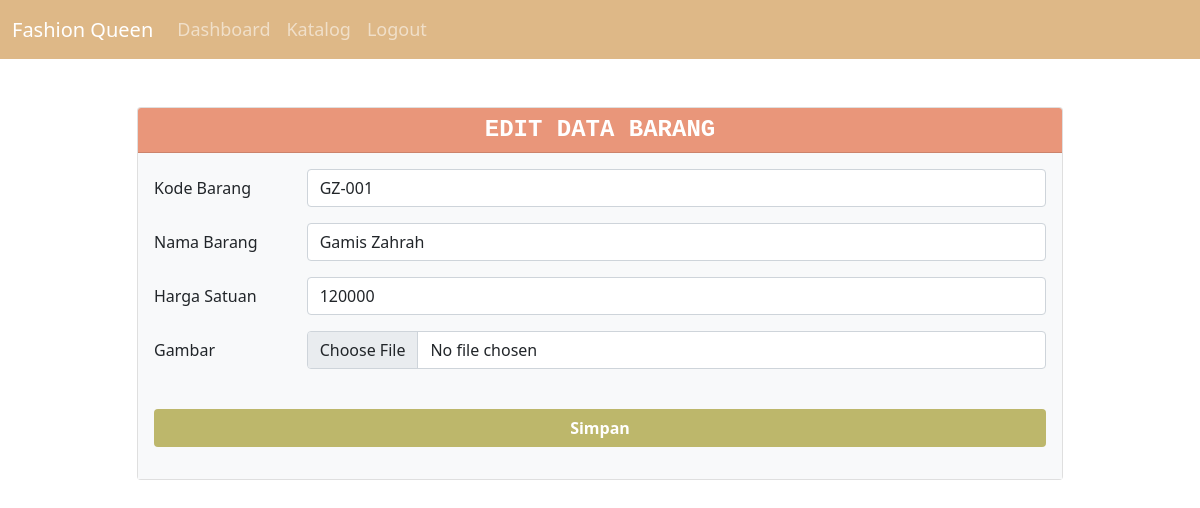
The page /EditData.php?id=3 on the database its author committed.
### tables this page shows
CREATE TABLE `barang` (
  `id` int(11) NOT NULL,
  `kode_barang` varchar(10) NOT NULL,
  `nama_barang` varchar(40) NOT NULL,
  `harga_satuan` int(12) NOT NULL,
  `foto` text NOT NULL
);

### EditData.php (the view, shortened to what this page needs)
<?php
	include "Koneksi.php";
	$id = isset($_REQUEST["id"]) ? $_REQUEST["id"] : "";
	if ($id != "")
	{
		try{
		 $query = $koneksi->prepare("SELECT * FROM barang WHERE id=:id");
		 $query->bindParam(":id", $id);
		 $query->execute();
		 $data = $query->fetch(PDO::FETCH_OBJ);
		 }catch(PDOException $e){
			echo $e->getMessage();
		}
	}
?>
<html lang="id">
  <head>
      <link href="https://cdn.jsdelivr.net/npm/bootstrap@5.0.0-beta1/dist/css/bootstrap.min.css" rel="stylesheet">
  </head>
  <body>
    <nav class="navbar navbar-expand-lg navbar-dark">
        <div class="container-fluid">
            <a class="navbar-brand">Fashion Queen</a>
            <div class="collapse navbar-collapse" id="navbarSupportedContent">
                <ul class="navbar-nav mr-auto">
                    <li class="nav-item active">
                        <a class="nav-link" href="Dashboard.php">Dashboard</a>
                    </li>
                    <li class="nav-item active">
                        <a class="nav-link" href="KatalogAdmin.php">Katalog</a>
                    </li>
                    <li class="nav-item active">
                        <a class="nav-link" href="Beranda.php">Logout</a>
                    </li>
                </ul>
            </div>
    </nav>
	<div class="container">
		<div class="my-5">
	 		<div class="row justify-content-center">
	 			<div class="col-md-10">
	 				<div class="card">
	 					<div class="card-header text-center text-white" style="background-color:#E9967A; height: 45px">
	              			<h5 class="font-monospace fw-bold fs-4"> EDIT DATA BARANG</h5>
	              		</div>
	              		<div class="card-body bg-light">
							<form action="EditData.php" method="post">
			                    <div class="mb-3 row">
			            	        <label class="col-sm-2 col-form-label">Kode Barang</label>
			                	    <div class="col-sm-10">
			                    		<input type="text" name="kode" class="form-control" placeholder="Kode Barang" value="<?php echo $data->kode_barang; ?>" required="">
			                    	</div>
			                    </div>
			                    <div class="mb-3 row">
			                    	<label class="col-sm-2 col-form-label">Nama Barang</label>
			                    	<div class="col-sm-10">
			                    		<input type="text" name="nama" class="form-control" placeholder="Nama Barang" value="<?php echo $data->nama_barang; ?>"required="">
			                    	</div>
			                    </div>
								<div class="mb-3 row">
			                    	<label class="col-sm-2 col-form-label">Harga Satuan</label>
			                    	<div class="col-sm-10">
			                    		<input type="text" name="harga" class="form-control" placeholder="Harga Satuan (Rp)" value="<?php echo $data->harga_satuan; ?>" required="">
			                    	</div>
			                    </div>
								<div class="mb-3 row">
	                    			<label class="col-sm-2 col-form-label">Gambar</label>
	                    			<div class="col-sm-10">
	                 			   		<input type="file" name="foto" class="form-control">
	                    			</div>
	                    		</div>
			 					<br />
								<div class="mb-3">
		               				 <button type="submit" name="simpan" value="Simpan" class=" btn">Simpan</button>
		            			</div>
			 				</form>
				 		</div>
				 	</div>
				 </div>
			</div>
		</div>
	</div>
  </body>
</html>

### EditData.php (style rules this page uses)
.navbar-expand-lg { background-color: #DEB887; font-size:18px; }
.btn { background-color: #BDB76B; color: #ffffff; width: 100%; font-weight: bold; }

### rows shown on the page
barang: kode "GZ-001", nama "Gamis Zahrah", harga "120000"
